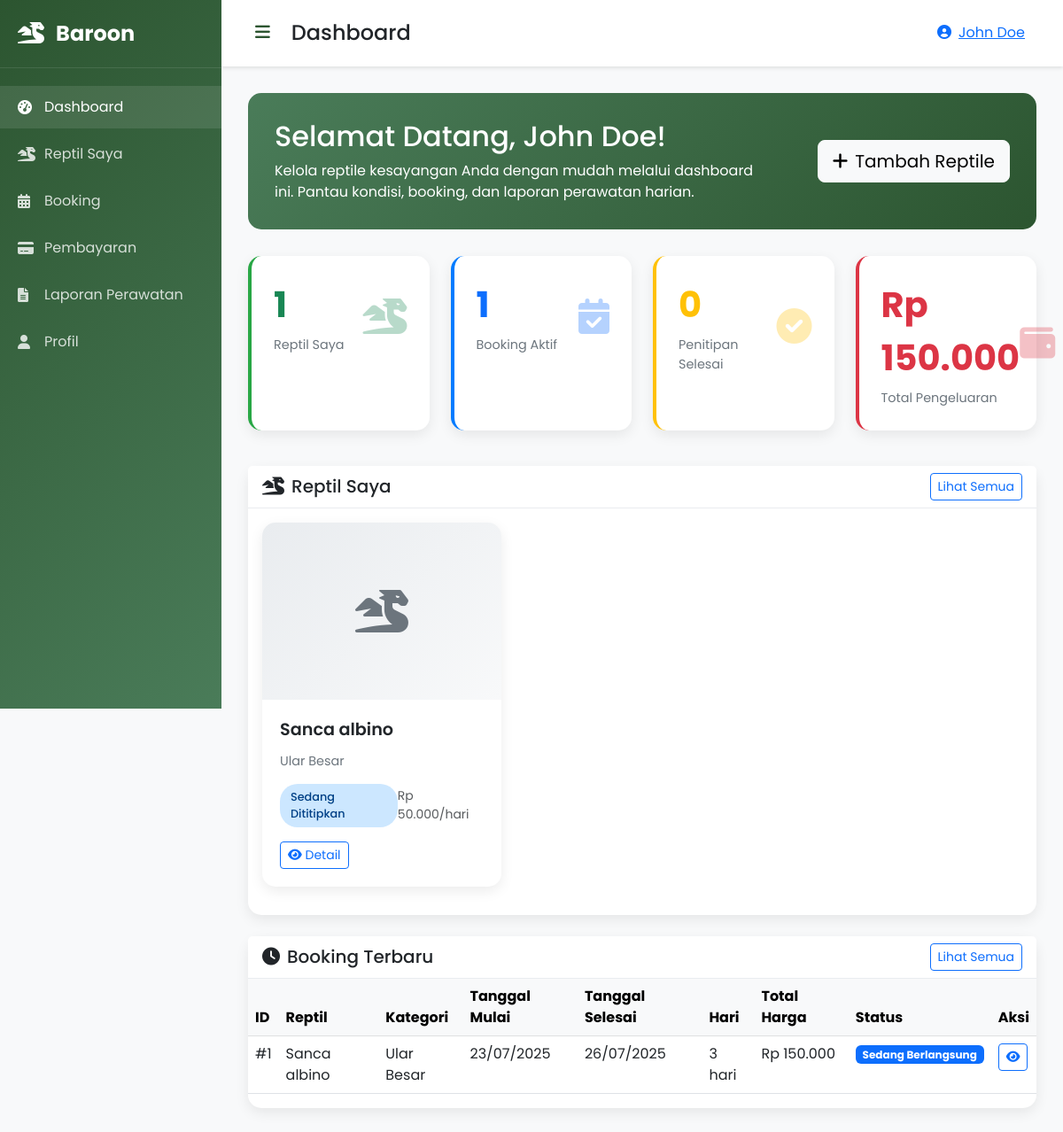
The page /customer/dashboard.php (signed in) on the database its author committed.
### tables this page shows
CREATE TABLE IF NOT EXISTS `bookings` (
  `id` int(11) NOT NULL AUTO_INCREMENT,
  `customer_id` int(11) NOT NULL,
  `reptile_id` int(11) NOT NULL,
  `start_date` date NOT NULL,
  `end_date` date NOT NULL,
  `total_days` int(11) NOT NULL,
  `price_per_day` decimal(10,2) NOT NULL,
  `total_price` decimal(10,2) NOT NULL,
  `status` enum('pending','confirmed','in_progress','completed','cancelled') DEFAULT 'pending',
  `notes` text DEFAULT NULL,
  `created_at` timestamp NOT NULL DEFAULT current_timestamp(),
  `updated_at` timestamp NOT NULL DEFAULT current_timestamp() ON UPDATE current_timestamp(),
  PRIMARY KEY (`id`),
  KEY `customer_id` (`customer_id`),
  KEY `reptile_id` (`reptile_id`),
  CONSTRAINT `bookings_ibfk_1` FOREIGN KEY (`customer_id`) REFERENCES `users` (`id`) ON DELETE CASCADE,
  CONSTRAINT `bookings_ibfk_2` FOREIGN KEY (`reptile_id`) REFERENCES `reptiles` (`id`) ON DELETE CASCADE
);

CREATE TABLE IF NOT EXISTS `reptiles` (
  `id` int(11) NOT NULL AUTO_INCREMENT,
  `customer_id` int(11) NOT NULL,
  `category_id` int(11) NOT NULL,
  `name` varchar(100) NOT NULL,
  `species` varchar(100) DEFAULT NULL,
  `age` varchar(20) DEFAULT NULL,
  `weight` decimal(5,2) DEFAULT NULL,
  `length` decimal(5,2) DEFAULT NULL,
  `gender` enum('male','female','unknown') DEFAULT NULL,
  `special_needs` text DEFAULT NULL,
  `photo` varchar(255) DEFAULT NULL,
  `status` enum('active','completed','cancelled') DEFAULT 'active',
  `created_at` timestamp NOT NULL DEFAULT current_timestamp(),
  `updated_at` timestamp NOT NULL DEFAULT current_timestamp() ON UPDATE current_timestamp(),
  PRIMARY KEY (`id`),
  KEY `customer_id` (`customer_id`),
  KEY `category_id` (`category_id`),
  CONSTRAINT `reptiles_ibfk_1` FOREIGN KEY (`customer_id`) REFERENCES `users` (`id`) ON DELETE CASCADE,
  CONSTRAINT `reptiles_ibfk_2` FOREIGN KEY (`category_id`) REFERENCES `reptile_categories` (`id`)
);

CREATE TABLE IF NOT EXISTS `reptile_categories` (
  `id` int(11) NOT NULL AUTO_INCREMENT,
  `name` varchar(50) NOT NULL,
  `description` text DEFAULT NULL,
  `price_per_day` decimal(10,2) NOT NULL,
  `created_at` timestamp NOT NULL DEFAULT current_timestamp(),
  PRIMARY KEY (`id`)
);

### customer/dashboard.php (the view, shortened to what the rows shown need)
<?php
try {
    $db = getDB();
    $customer_id = $_SESSION['user_id'];
    $stats = [];
    $stmt = $db->prepare("SELECT COUNT(*) as count FROM reptiles WHERE customer_id = ? AND status = 'active'");
    $stmt->execute([$customer_id]);
    $stats['reptiles'] = $stmt->fetch(PDO::FETCH_ASSOC)['count'];
    $stmt = $db->prepare("SELECT COUNT(*) as count FROM bookings WHERE customer_id = ? AND status IN ('confirmed', 'in_progress')");
    $stmt->execute([$customer_id]);
    $stats['active_bookings'] = $stmt->fetch(PDO::FETCH_ASSOC)['count'];
    $stmt = $db->prepare("SELECT COUNT(*) as count FROM bookings WHERE customer_id = ? AND status = 'completed'");
    $stmt->execute([$customer_id]);
    $stats['completed_bookings'] = $stmt->fetch(PDO::FETCH_ASSOC)['count'];
    $stmt = $db->prepare("
        SELECT SUM(p.amount) as total
        FROM payments p
        JOIN bookings b ON p.booking_id = b.id
        WHERE b.customer_id = ? AND p.payment_status = 'paid'
    ");
    $stmt->execute([$customer_id]);
    $stats['total_spent'] = $stmt->fetch(PDO::FETCH_ASSOC)['total'] ?? 0;
    $stmt = $db->prepare("
        SELECT b.*, r.name as reptile_name, rc.name as category_name,
               DATEDIFF(b.end_date, b.start_date) as total_days
        FROM bookings b
        JOIN reptiles r ON b.reptile_id = r.id
        JOIN reptile_categories rc ON r.category_id = rc.id
        WHERE b.customer_id = ?
        ORDER BY b.created_at DESC
        LIMIT 5
    ");
    $stmt->execute([$customer_id]);
    $recent_bookings = $stmt->fetchAll(PDO::FETCH_ASSOC);
    $stmt = $db->prepare("
        SELECT r.*, rc.name as category_name, rc.price_per_day,
               (SELECT COUNT(*) FROM bookings WHERE reptile_id = r.id AND status IN ('confirmed', 'in_progress')) as active_booking
        FROM reptiles r
        JOIN reptile_categories rc ON r.category_id = rc.id
        WHERE r.customer_id = ? AND r.status = 'active'
        ORDER BY r.created_at DESC
        LIMIT 6
    ");
    $stmt->execute([$customer_id]);
    $my_reptiles = $stmt->fetchAll(PDO::FETCH_ASSOC);
} catch (Exception $e) {
    $error = 'Terjadi kesalahan saat memuat data.';
}
?>
<!DOCTYPE html>
<html lang="id">
<head>
    <link href="https://cdn.jsdelivr.net/npm/bootstrap@5.3.0/dist/css/bootstrap.min.css" rel="stylesheet">
    <link href="https://cdnjs.cloudflare.com/ajax/libs/font-awesome/6.0.0/css/all.min.css" rel="stylesheet">
</head>
<body>
    <div class="main-content" id="mainContent">
        <div class="content-area">
            <div class="welcome-card">
                <div class="row align-items-center">
                    <div class="col-lg-8">
                        <h2>Selamat Datang, <?php echo htmlspecialchars($_SESSION['full_name']); ?>!</h2>
                    </div>
                </div>
            </div>
            <div class="row mb-4">
                <div class="col-lg-3 col-md-6 mb-3">
                    <div class="stat-card spent">
                        <div class="d-flex justify-content-between align-items-center">
                            <div>
                                <div class="stat-number text-danger">Rp <?php echo number_format($stats['total_spent'], 0, ',', '.'); ?></div>
                                <div class="stat-label">Total Pengeluaran</div>
                            </div>
                        </div>
                    </div>
                </div>
            </div>
            <div class="row mb-4">
                <div class="col-12">
                    <div class="card">
                        <div class="card-body">
                            <?php if (empty($my_reptiles)): ?>
                                <div class="text-center py-5">
                                    <i class="fas fa-dragon fa-3x text-muted mb-3"></i>
                                    <h5 class="text-muted">Belum ada reptile terdaftar</h5>
                                    <p class="text-muted">Tambahkan reptile pertama Anda untuk mulai menggunakan layanan kami.</p>
                                    <a href="add_reptile.php" class="btn btn-primary">
                                        <i class="fas fa-plus me-2"></i>Tambah Reptile
                                    </a>
                                </div>
                            <?php else: ?>
                                <div class="row">
                                    <?php foreach ($my_reptiles as $reptile): ?>
                                        <div class="col-lg-4 col-md-6 mb-3">
                                            <div class="reptile-card">
                                                <div class="reptile-image">
                                                    <?php if ($reptile['photo']): ?>
                                                        <img src="../<?php echo htmlspecialchars($reptile['photo']); ?>" alt="<?php echo htmlspecialchars($reptile['name']); ?>" class="img-fluid">
                                                    <?php else: ?>
                                                        <i class="fas fa-dragon"></i>
                                                    <?php endif; ?>
                                                </div>
                                                <div class="reptile-info">
                                                    <div class="reptile-name"><?php echo htmlspecialchars($reptile['name']); ?></div>
                                                    <div class="reptile-category"><?php echo htmlspecialchars($reptile['category_name']); ?></div>
                                                    <div class="d-flex justify-content-between align-items-center">
                                                        <span class="reptile-status <?php echo $reptile['active_booking'] > 0 ? 'status-boarded' : 'status-available'; ?>">
                                                            <?php echo $reptile['active_booking'] > 0 ? 'Sedang Dititipkan' : 'Tersedia'; ?>
                                                        </span>
                                                        <small class="text-muted">Rp <?php echo number_format($reptile['price_per_day'], 0, ',', '.'); ?>/hari</small>
                                                    </div>
                                                    <div class="mt-3">
                                                        <a href="reptile_detail.php?id=<?php echo $reptile['id']; ?>" class="btn btn-sm btn-outline-primary me-2">
                                                            <i class="fas fa-eye"></i> Detail
                                                        </a>
                                                    </div>
                                                </div>
                                            </div>
                                        </div>
                                    <?php endforeach; ?>
                                </div>
                            <?php endif; ?>
                        </div>
                    </div>
                </div>
            </div>
            <div class="row">
                <div class="col-12">
                    <div class="card">
                        <div class="card-body p-0">
                            <div class="table-responsive">
                                <table class="table table-hover">
                                    <thead class="table-light">
                                        <tr>
                                            <th>ID</th>
                                            <th>Reptil</th>
                                            <th>Kategori</th>
                                            <th>Tanggal Mulai</th>
                                            <th>Tanggal Selesai</th>
                                            <th>Hari</th>
                                            <th>Total Harga</th>
                                            <th>Status</th>
                                            <th>Aksi</th>
                                        </tr>
                                    </thead>
                                    <tbody>
                                        <?php if (empty($recent_bookings)): ?>
                                            <tr>
                                                <td colspan="9" class="text-center py-4">
                                                    <i class="fas fa-calendar-times fa-2x text-muted mb-2"></i>
                                                    <p class="text-muted">Tidak ada booking ditemukan</p>
                                                </td>
                                            </tr>
                                        <?php else: ?>
                                            <?php foreach ($recent_bookings as $booking): ?>
                                                <tr>
                                                    <td>#<?php echo $booking['id']; ?></td>
                                                    <td><?php echo htmlspecialchars($booking['reptile_name']); ?></td>
                                                    <td><?php echo htmlspecialchars($booking['category_name']); ?></td>
                                                    <td><?php echo date('d/m/Y', strtotime($booking['start_date'])); ?></td>
                                                    <td><?php echo date('d/m/Y', strtotime($booking['end_date'])); ?></td>
                                                    <td><?php echo $booking['total_days']; ?> hari</td>
                                                    <td>Rp <?php echo number_format($booking['total_price'], 0, ',', '.'); ?></td>
                                                    <td>
                                                        <?php
                                                        $status_class = [
                                                            'pending' => 'warning',
                                                            'confirmed' => 'info',
                                                            'in_progress' => 'primary',
                                                            'completed' => 'success',
                                                            'cancelled' => 'danger'
                                                        ];
                                                        $status_text = [
                                                            'pending' => 'Menunggu',
                                                            'confirmed' => 'Dikonfirmasi',
                                                            'in_progress' => 'Sedang Berlangsung',
                                                            'completed' => 'Selesai',
                                                            'cancelled' => 'Dibatalkan'
                                                        ];
                                                        ?>
                                                        <span class="badge bg-<?php echo $status_class[$booking['status']]; ?>">
                                                            <?php echo $status_text[$booking['status']]; ?>
                                                        </span>
                                                    </td>
                                                    <td>
                                                        <a href="booking_detail.php?id=<?php echo $booking['id']; ?>" class="btn btn-sm btn-outline-primary">
                                                            <i class="fas fa-eye"></i>
                                                        </a>
                                                    </td>
                                                </tr>
                                            <?php endforeach; ?>
                                        <?php endif; ?>
                                    </tbody>
                                </table>
                            </div>
                        </div>
                    </div>
                </div>
            </div>
        </div>
    </div>
</body>
</html>

### rows shown on the page
bookings: total_price "150.000", id "1", reptile.name "Sanca albino", reptile_categories.name "Ular Besar", start_date "23/07/2025", end_date "26/07/2025", total_days "3", status "Sedang Berlangsung"
reptiles: name "Sanca albino", category.name "Ular Besar", category.price_per_day "50.000"

### other values the page prints
$_SESSION['full_name'] "John Doe"
$stats['reptiles'] "1"
$stats['active_bookings'] "1"
$stats['completed_bookings'] "0"
